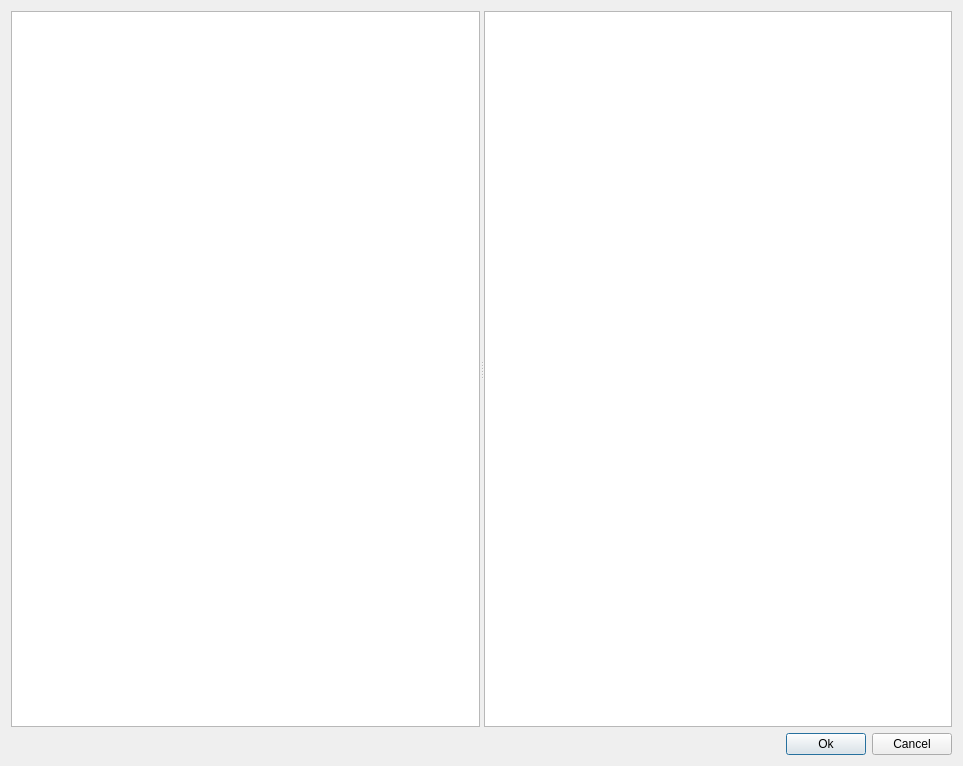
<?xml version="1.0" encoding="UTF-8"?>
<ui version="4.0">
 <class>CFesDo_BlockingSignalTag_Select_Dialog</class>
 <widget class="QDialog" name="CFesDo_BlockingSignalTag_Select_Dialog">
  <property name="geometry">
   <rect>
    <x>0</x>
    <y>0</y>
    <width>963</width>
    <height>766</height>
   </rect>
  </property>
  <property name="windowTitle">
   <string>CFesDo_BlockingSignalTag_Select_Dialog</string>
  </property>
  <layout class="QGridLayout" name="gridLayout">
   <item row="0" column="0">
    <widget class="QSplitter" name="splitter">
     <property name="orientation">
      <enum>Qt::Horizontal</enum>
     </property>
     <widget class="QTreeView" name="treeView"/>
     <widget class="QTableView" name="tableView"/>
    </widget>
   </item>
   <item row="1" column="0">
    <layout class="QHBoxLayout" name="horizontalLayout">
     <item>
      <spacer name="horizontalSpacer">
       <property name="orientation">
        <enum>Qt::Horizontal</enum>
       </property>
       <property name="sizeHint" stdset="0">
        <size>
         <width>40</width>
         <height>20</height>
        </size>
       </property>
      </spacer>
     </item>
     <item>
      <widget class="QPushButton" name="pushButtonOk">
       <property name="text">
        <string>Ok</string>
       </property>
      </widget>
     </item>
     <item>
      <widget class="QPushButton" name="pushButtonCancel">
       <property name="text">
        <string>Cancel</string>
       </property>
      </widget>
     </item>
    </layout>
   </item>
  </layout>
 </widget>
 <layoutdefault spacing="6" margin="11"/>
 <resources/>
 <connections/>
</ui>
